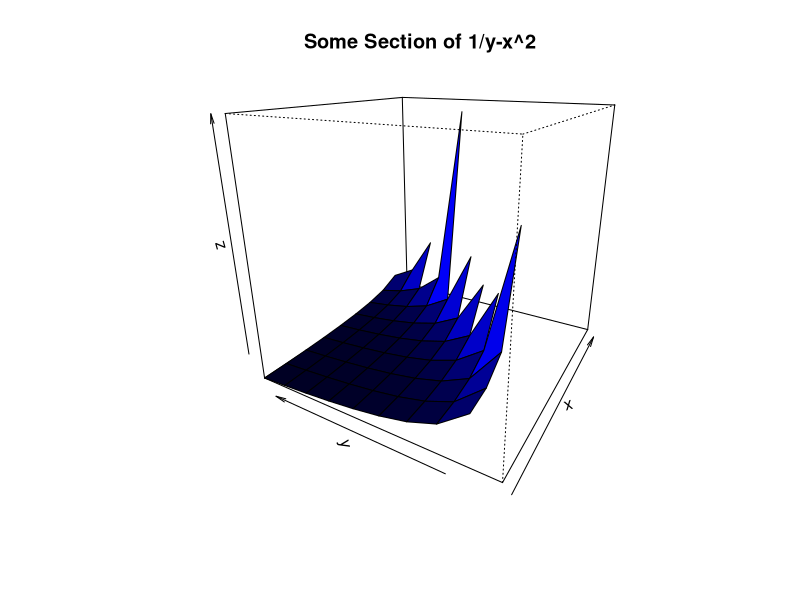
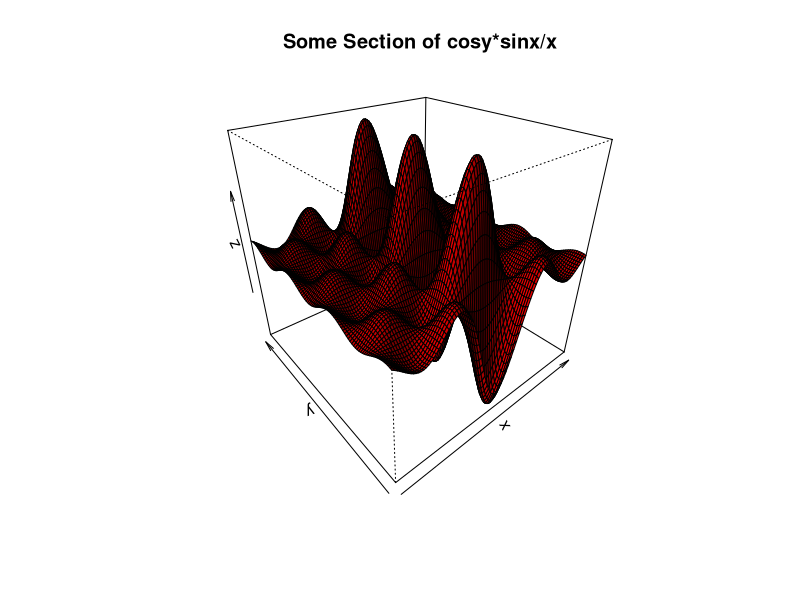

Reproduce these figures in R, in order.
## ---- chunk 1
knitr::opts_chunk$set(echo = TRUE)

## ---- chunk 2
f1 <- function(x,y) {1 / sqrt(y - x^2)}

x <- seq(0, 10, length = 10)
y <- seq(1, 110, length = 10)
z <- outer(x, y, f1)

persp(x, y, z, main = "Some Section of 1/y-x^2", 
      theta = 300, phi = 20, col = "blue", shade = 3)
## ---- chunk 3
f2 <- function(x,y) {cos(y) * sin(x) / x}

x <- seq(-10, 10, length = 100)
y <- seq(-10, 10, length = 100)
z <- outer(x, y, f2)

persp(x, y, z, main = "Some Section of cosy*sinx/x", 
      theta = 320, phi = 30, col = "red", shade = 0.5)
## ---- chunk 4
D(sin(pi)/cos(y), 'y')
## ---- chunk 5
D(sin(x)/cos(x-pi), 'x')
## ---- chunk 6
cos(0) / -sin(0)
